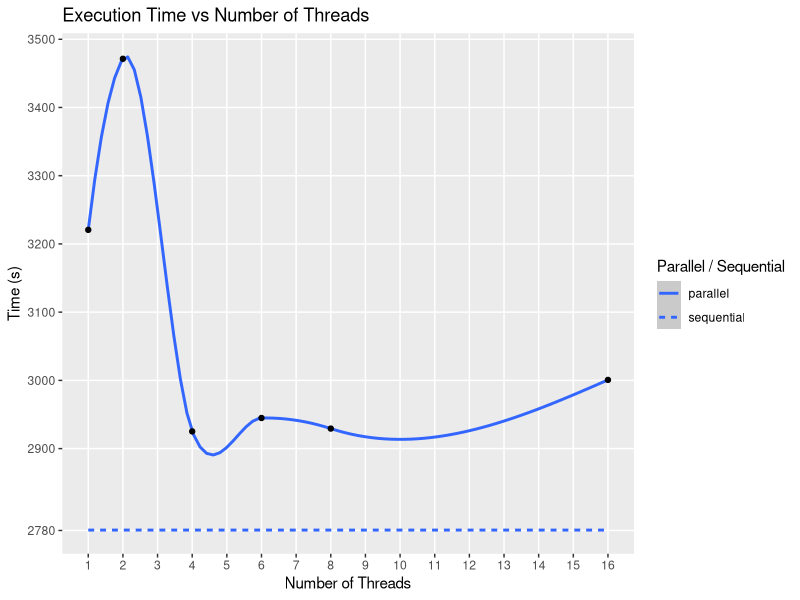
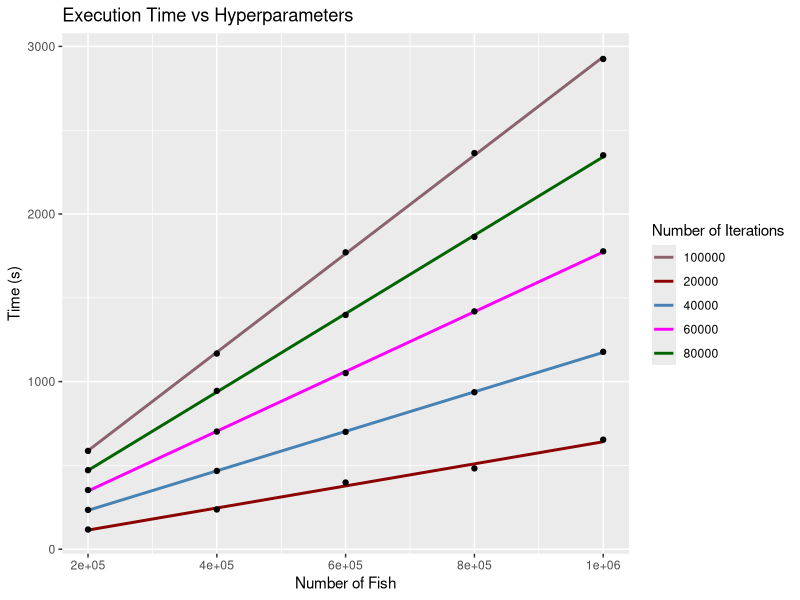
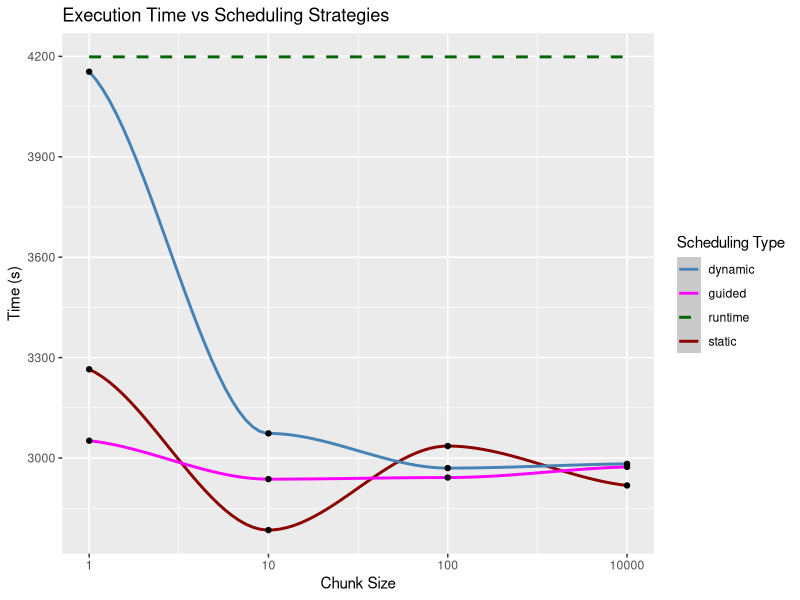
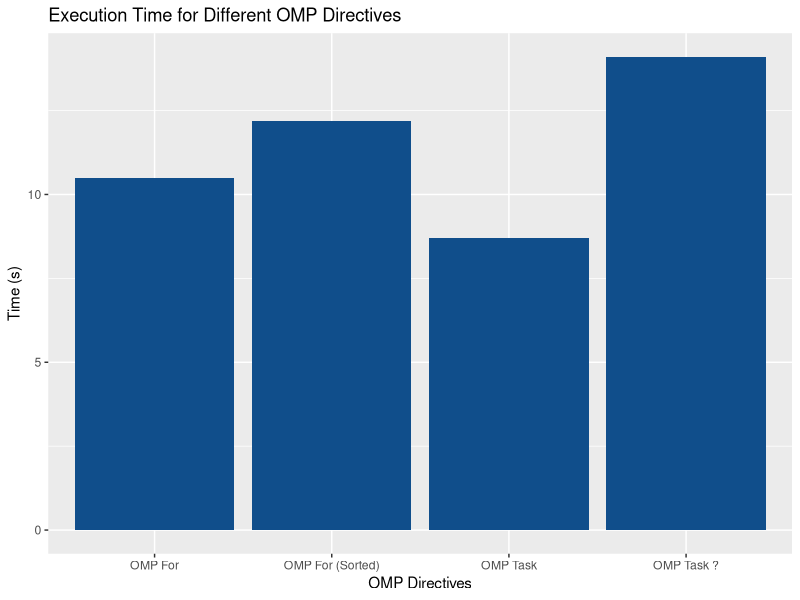

R code for these plots, in order:
## ---- chunk 1
library(ggplot2)
## ---- chunk 2
ggplot(
    data.frame(
      num_threads = c(1, 2, 4, 6, 8, 16),
      parallel = c(
        3220.587380,
        3471.353496,
        2925.219894,
        2944.861335,
        2929.350958,
        3000.694720),
      sequential = 2780.588561),
    aes(x = num_threads)) +
    ggtitle("Execution Time vs Number of Threads") +
    labs(x = "Number of Threads",
      y = "Time (s)",
      linetype = "Parallel / Sequential") +
    geom_smooth(aes(y = sequential, linetype = "sequential")) +
    geom_smooth(aes(y = parallel, linetype = "parallel")) +
    geom_point(aes(y = parallel)) +
    scale_y_continuous(breaks = c(
      seq(2900, 3500, by = 100), 2780)) +
    scale_x_continuous(breaks = 1:16) +
    theme(panel.grid.minor = element_blank())
## ---- chunk 3
ggplot(
  data = data.frame(
    num_fish =  c(200000, 400000, 600000, 800000, 1000000),
    iter_20000 = c(117.350819, 237.082449, 397.935612, 482.203047, 653.402037),
    iter_40000 = c(234.463991, 466.925614, 700.021926, 936.720754, 1177.662832),
    iter_60000 = c(353.012268,
      701.901361,
      1050.975947,
      1418.876797,
      1777.164701),
    iter_80000 = c(471.402103,
      944.524666,
      1397.776130,
      1863.592248,
      2350.380621),
    iter_100000 = c(586.554482,
      1167.285182,
      1771.424057,
      2363.592248,
      2925.219894)),
  aes(x = num_fish)) +
  geom_smooth(aes(y = iter_20000, color = "20000"), method = "lm", se = FALSE) +
  geom_smooth(aes(y = iter_40000, color = "40000"), method = "lm", se = FALSE) +
  geom_smooth(aes(y = iter_60000, color = "60000"), method = "lm", se = FALSE) +
  geom_smooth(aes(y = iter_80000, color = "80000"), method = "lm", se = FALSE) +
  geom_smooth(aes(y = iter_100000, color = "100000"), method = "lm", se = FALSE) +
  geom_point(aes(y = iter_20000)) +
  geom_point(aes(y = iter_40000)) +
  geom_point(aes(y = iter_60000)) +
  geom_point(aes(y = iter_80000)) +
  geom_point(aes(y = iter_100000)) +
  ggtitle("Execution Time vs Hyperparameters") +
  labs(x = "Number of Fish",
    y = "Time (s)",
    color = "Number of Iterations") +
  scale_color_manual(values = c(
    "20000" = "darkred",
    "40000" = "steelblue",
    "60000" = "magenta",
    "80000" = "darkgreen",
    "100000" = "pink4"))
## ---- chunk 4
ggplot(
  data = data.frame(
    chunk_size = c(1, 2, 3, 4),
    static = c(3265.162540, 2784.864581, 3035.950782, 2918.142244),
    dynamic = c(4154.18010, 3073.691588, 2970.014433, 2982.671884),
    guided = c(3051.865076, 2937.002249, 2941.794308, 2973.637886),
    runtime = 4198.46404),
  aes(x = chunk_size)) +
  geom_smooth(aes(y = static, color = "static")) +
  geom_smooth(aes(y = dynamic, color = "dynamic")) +
  geom_smooth(aes(y = guided, color = "guided")) +
  geom_smooth(aes(y = runtime, color = "runtime"), linetype = "dashed") +
  geom_point(aes(y = static)) +
  geom_point(aes(y = dynamic)) +
  geom_point(aes(y = guided)) +
  ggtitle("Execution Time vs Scheduling Strategies") +
  labs(x = "Chunk Size",
    y = "Time (s)",
    color = "Scheduling Type") +
  scale_x_continuous(labels = c(1, 10, 100, 10000)) +
  scale_y_continuous(breaks = seq(2700, 4200, by = 300)) +
  scale_color_manual(values = c(
    "static" = "darkred",
    "dynamic" = "steelblue",
    "guided" = "magenta",
    "runtime" = "darkgreen"))
## ---- chunk 5
ggplot(
  data=
    data.frame(
      OMP_Directive = c("OMP For", "OMP For (Sorted)", "OMP Task", "OMP Task ?"),
      Time = c(10.5, 12.2, 8.7, 14.1)), aes(x = OMP_Directive, y = Time)) +
  geom_bar(stat = "identity", fill = "dodgerblue4") +
  labs(
    title = "Execution Time for Different OMP Directives",
    x = "OMP Directives",
    y = "Time (s)"
  ) 
